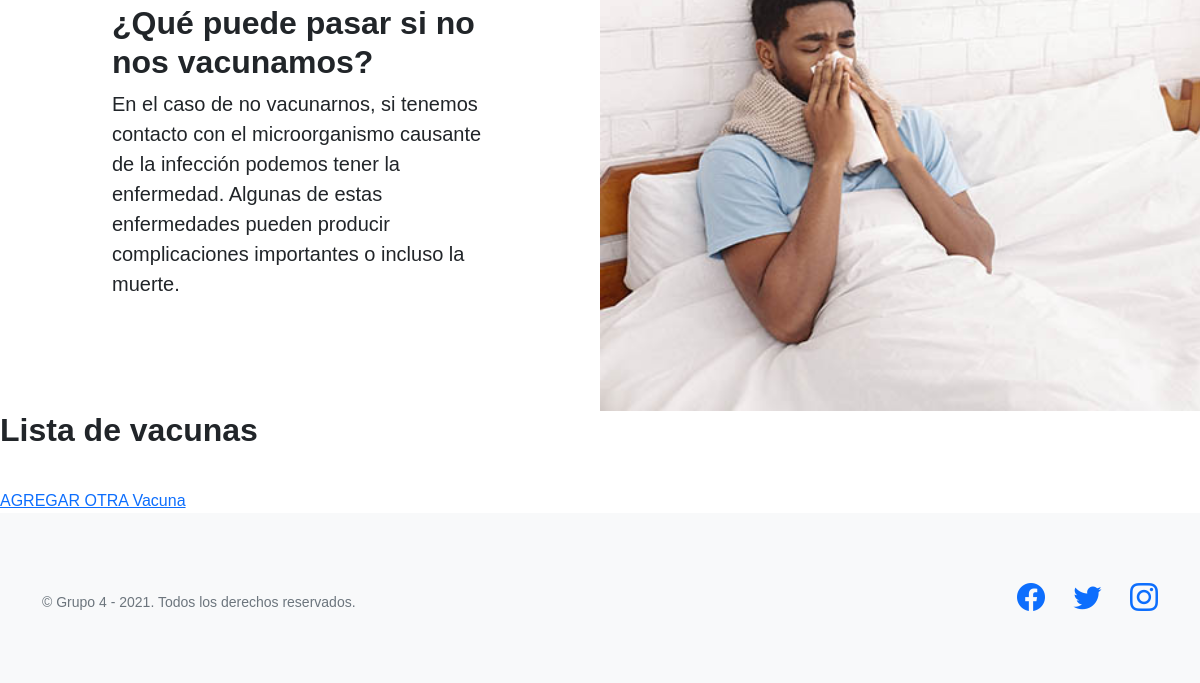
Before: /AppCoder/vacuna/list (lower part) with the older database file.
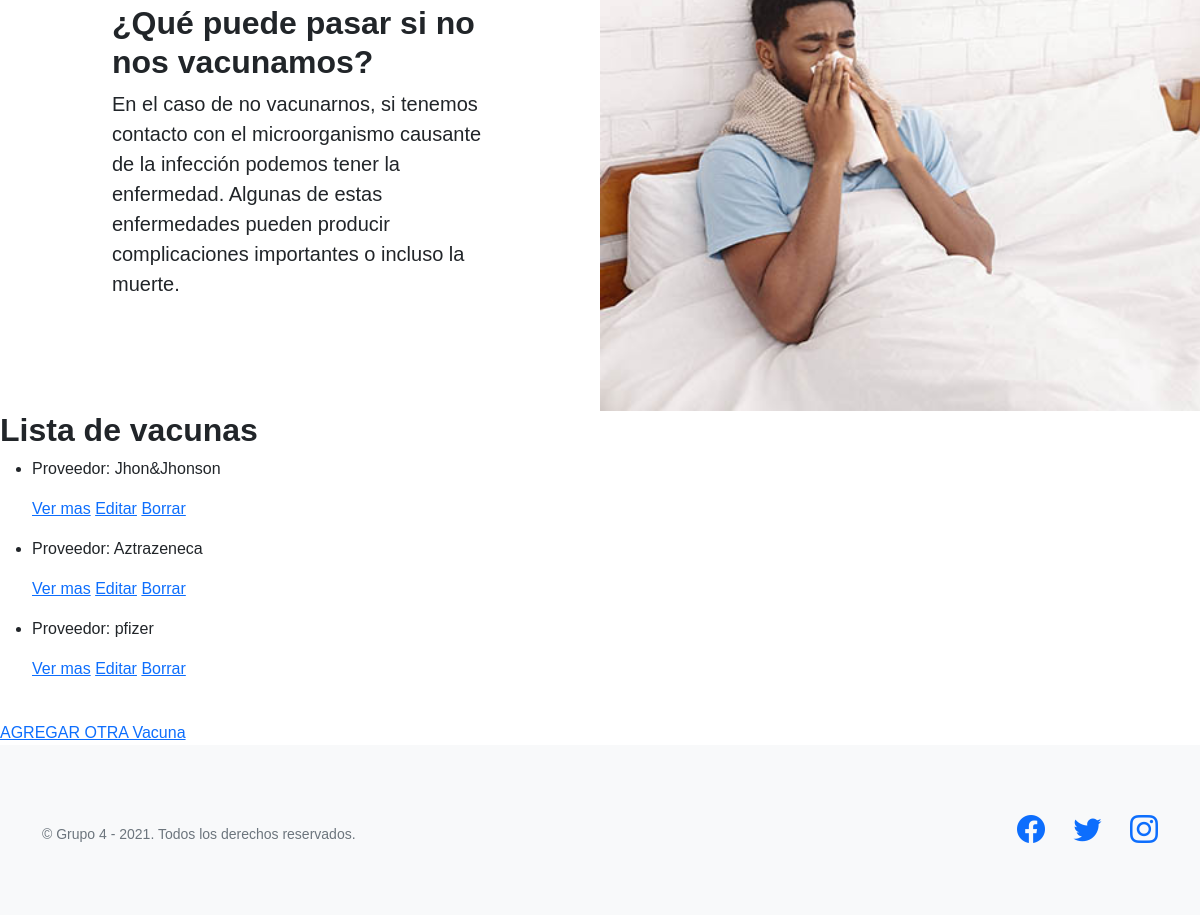
After: the same page with the newer database file.
### AppCoder/models.py (models this page shows, shortened)
class Vacunas(models.Model):
    INTENSIDAD = (
        (1, 'Poco'),
        (2, 'Normal'),
        (3, 'Mucho'),
        )
    proveedor = models.CharField(max_length=40)
    fecha_creacion = models.DateField()
    pais_origen = models.CharField(max_length=40)
    grado_de_dolor = models.IntegerField(default = 0, choices= INTENSIDAD)

### AppCoder/views.py (the view)
# urls.py: path('vacuna/list', views.VacunaList.as_view(), name = "List"),
class VacunaList(ListView):
    model = Vacunas
    template_name = 'AppCoder/vacuna_list.html'

### AppCoder/templates/AppCoder/vacuna_list.html (shortened to what this page needs)
{% extends 'AppCoder/padre.html' %}
{% load static %}
{% block ContenidoQueCambia %}
  <section class="showcase">
    <div class="container-fluid p-0">
        <div class="row g-0">
            <div class="col-lg-6 order-lg-2 text-white showcase-img" style="background-image: url('{% static 'AppCoder/assets/img/bg-showcase-3.jpg' %}')"></div>
            <div class="col-lg-6 order-lg-1 my-auto showcase-text">
                <h2>¿Qué puede pasar si no nos vacunamos?</h2>
                <p class="lead mb-0">En el caso de no vacunarnos, si tenemos contacto con el microorganismo causante de la infección podemos tener la enfermedad. Algunas de estas enfermedades pueden producir complicaciones importantes o incluso la muerte.</p>
            </div>
        </div>
    </div>
</section>
<h2>Lista de vacunas</h2>
<ul>
    {% for vacuna in object_list %}
    <li>
    <p>Proveedor: {{vacuna.proveedor}}</p>
    <p>
    <a href="{% url 'Detail' vacuna.id %}">Ver mas</a>
    <a href="{% url 'Edit' vacuna.id %}">Editar</a>
    <a href="{% url 'Delete' vacuna.id %}">Borrar</a>
    </p>
    </li>
    {% endfor %}
</ul>
<br>
<a href="{% url 'New' %}">AGREGAR OTRA Vacuna</a>
{% endblock %}

Changed rows visible on the page:
added Vacunas: proveedor "Jhon&Jhonson"
added Vacunas: proveedor "Aztrazeneca"
added Vacunas: proveedor "pfizer"
